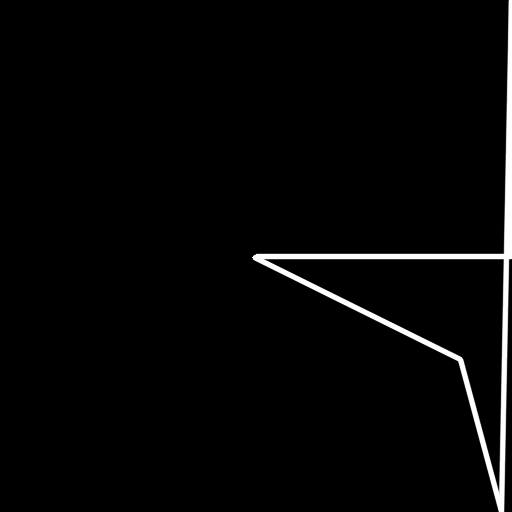
#> input picture comprehensive_test_1_Original_Problematic_Commands.png, 512 x 512 px
$ python -i prompting.py   (imports and definitions only)
#> lines starting #> are read from the running program, lines starting #| are printed output that depends on the picture; after the words box and inside, x2 and y2 are one past the last pixel; in counts of white or black regions, pixels touching at a corner belong together
#> further down, picture is the input picture: shape (512, 512, 3); min 0, max 255, mean 6
import numpy as np
import cv2
import logging

class PromptGenerator:
    # [40 lines left out: function intelligent_sam_prompts, not called in this run]
    def __init__(self, ppo_agent=None):
        self.ppo_agent = ppo_agent

    def _compute_confidence(self, image, point):
        # Confidence: SSIM of local patch or edge density
        x, y = point
        h, w = image.shape[:2]
        patch_size = 15
        x0, x1 = max(0, x - patch_size), min(w, x + patch_size)
        y0, y1 = max(0, y - patch_size), min(h, y + patch_size)
        patch = image[y0:y1, x0:x1]
        if patch.size == 0:
            return 0.5
        # Use edge density as proxy for confidence
        if patch.ndim == 3:
            patch_gray = cv2.cvtColor(patch, cv2.COLOR_RGB2GRAY)
        else:
            patch_gray = patch
        edges = cv2.Canny(patch_gray, 50, 150)
        edge_density = np.count_nonzero(edges) / (patch_gray.size + 1e-6)
        return float(np.clip(edge_density * 2, 0, 1))

    def auto_prompt(self, image):
        # Topology-aware: positive prompts on outer contours, negative on holes
        h, w = image.shape[:2]
#> h = 512; w = 512
        prompts = []
        gray = cv2.cvtColor(image, cv2.COLOR_RGB2GRAY) if len(image.shape) == 3 else image
        # Find contours and hierarchy
        contours, hierarchy = cv2.findContours(gray, cv2.RETR_CCOMP, cv2.CHAIN_APPROX_SIMPLE)
#> contours = 2 contours; box (x1, y1, x2, y2) and area: (251, 0, 512, 512) 22751, (267, 259, 504, 487) 16129
        if hierarchy is not None:
            hierarchy = hierarchy[0]
            for i, cnt in enumerate(contours):
                M = cv2.moments(cnt)
                if M['m00'] > 0:
                    cx = int(M['m10']/M['m00'])
                    cy = int(M['m01']/M['m00'])
                    # If parent == -1, it's an outer contour (object)
                    if hierarchy[i][3] == -1:
                        conf = self._compute_confidence(image, (cx, cy))
                        prompts.append({'point_coords': np.array([[cx, cy]]), 'point_labels': np.array([1]), 'confidence': conf})
                    # If parent != -1, it's a hole
                    else:
                        conf = self._compute_confidence(image, (cx, cy))
                        prompts.append({'point_coords': np.array([[cx, cy]]), 'point_labels': np.array([0]), 'confidence': conf})
#> this loop made 2 passes
#> (cx, cy) on passes 1 to 2: (435, 307), (431, 312)
#> after the loop, prompts = 2 items
        # Fallback: edge-based prompts if no contours
        edges = cv2.Canny(gray, 50, 150)
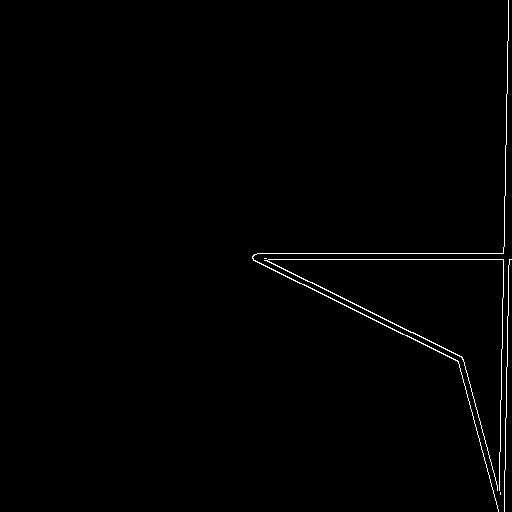
#> edges: shape (512, 512); 0.81% white in thin lines or dots, all inside (x1, y1, x2, y2) = (252, 0, 512, 512)
        edge_points = np.column_stack(np.where(edges > 0))
#> edge_points = 2123 pairs, first value 0 to 511, second value 252 to 511
        if len(edge_points) > 0:
            n_edge_samples = min(5, len(edge_points))
#> n_edge_samples = 5
            edge_indices = np.random.choice(len(edge_points), n_edge_samples, replace=False)
#> edge_indices = [897, 303, 1772, 1083, 251]
            for idx in edge_indices:
                y, x = edge_points[idx]
                conf = self._compute_confidence(image, (x, y))
                prompts.append({'point_coords': np.array([[x, y]]), 'point_labels': np.array([1]), 'confidence': conf})
#> this loop made 5 passes
#> (idx, x0 in _compute_confidence, x1 in _compute_confidence, y0 in _compute_confidence, y1 in _compute_confidence, edge_density in _compute_confidence) on passes 1 to 5: (897, 493, 512, 262, 292, 0.105), (303, 292, 322, 238, 268, 0.0667), (1772, 485, 512, 399, 429, 0.0741), (1083, 322, 352, 286, 316, 0.0978), (251, 488, 512, 236, 266, 0.0889)
#> pass 2, in _compute_confidence (call 4), `patch = image[y0:y1, x0:x1]`:
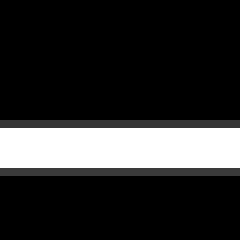
#> patch: shape (30, 30, 3) (shown 8 times larger); min 0, max 255, mean 46.2
#> pass 2, in _compute_confidence (call 4), `edges = cv2.Canny(patch_gray, 50, 150)`:
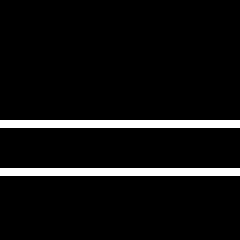
#> edges: shape (30, 30) (shown 8 times larger); 6.7% white in thin lines or dots, all inside (x1, y1, x2, y2) = (0, 15, 30, 22)
#> pass 3, in _compute_confidence (call 5), `patch = image[y0:y1, x0:x1]`:
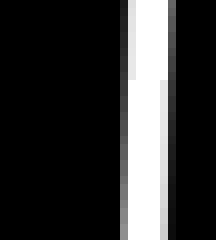
#> patch: shape (30, 27, 3) (shown 8 times larger); min 0, max 255, mean 50.7
#> after the loop, prompts = 7 items
        # Center prompts
        center_prompts = [
            {'point_coords': np.array([[w//2, h//2]]), 'point_labels': np.array([1]), 'confidence': self._compute_confidence(image, (w//2, h//2))},
            {'point_coords': np.array([[w//4, h//4]]), 'point_labels': np.array([1]), 'confidence': self._compute_confidence(image, (w//4, h//4))},
            {'point_coords': np.array([[3*w//4, 3*h//4]]), 'point_labels': np.array([1]), 'confidence': self._compute_confidence(image, (3*w//4, 3*h//4))},
        ]
#> in _compute_confidence (call 8), `patch = image[y0:y1, x0:x1]`:
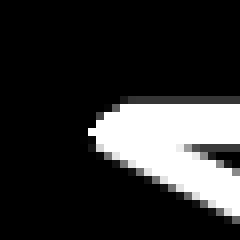
#> patch: shape (30, 30, 3) (shown 8 times larger); min 0, max 255, mean 48.7
#> in _compute_confidence (call 8), `edges = cv2.Canny(patch_gray, 50, 150)`:
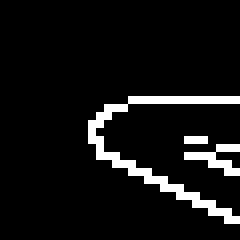
#> edges: shape (30, 30) (shown 8 times larger); 7.3% white in thin lines or dots, all inside (x1, y1, x2, y2) = (11, 12, 30, 28)
#> in _compute_confidence (call 8), `edge_density = np.count_nonzero(edges) / (patch_gray.size + 1e-6)`: edge_density = 0.0733
        prompts.extend(center_prompts)
        # Sort prompts by confidence descending
        prompts = sorted(prompts, key=lambda p: p.get('confidence', 0.5), reverse=True)
#> prompts = 10 items
        # PPO RL loop: prune low-confidence prompts if PPO agent is present
        if self.ppo_agent is not None:
            # State: prompt confidences, Action: keep/drop, Reward: placeholder (to be set by pipeline)
            state = np.array([p['confidence'] for p in prompts], dtype=np.float32)
            action = self.ppo_agent.select_action(state)
            # Keep only prompts where action==1
            prompts = [p for p, a in zip(prompts, action) if a == 1]
        return prompts[:15]

    # [43 lines left out: functions self_prompt, composable_prompt, not called in this run]

>>> import cv2
>>> picture = cv2.cvtColor(cv2.imread('../../comprehensive_test_1_Original_Problematic_Commands.png'), cv2.COLOR_BGR2RGB)
>>> result = PromptGenerator().auto_prompt(picture)
#> result = 10 items
